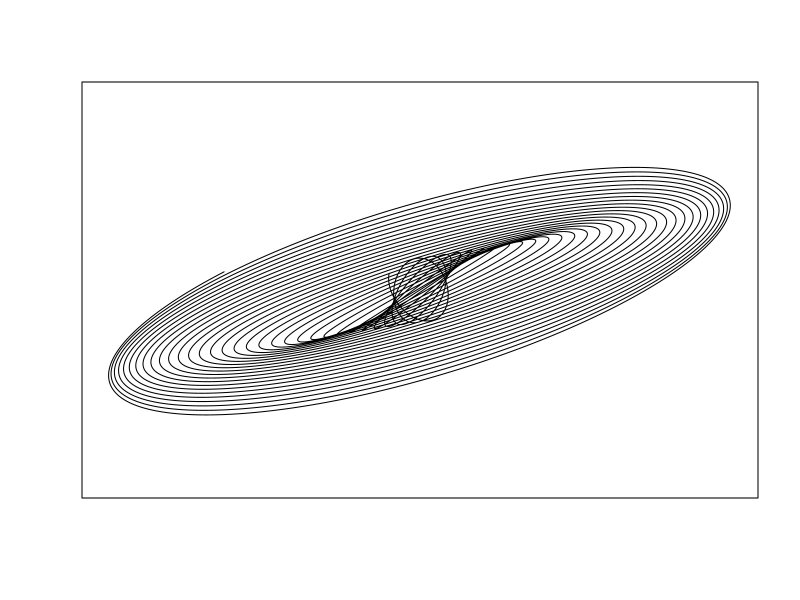

The R source for this figure:
f1=jitter(sample(c(2,3),1));
f2=jitter(sample(c(2,3),1))
f3=jitter(sample(c(2,3),1));
f4=jitter(sample(c(2,3),1))
d1=runif(1,0,1e-02);
d2=runif(1,0,1e-02);
d3=runif(1,0,1e-02);
d4=runif(1,0,1e-02)
p1=runif(1,0,pi);
p2=runif(1,0,pi);
p3=runif(1,0,pi);
p4=runif(1,0,pi)
xt = function(t) exp(-d1*t)*sin(t*f1+p1)+exp(-d2*t)*sin(t*f2+p2)
yt = function(t) exp(-d3*t)*sin(t*f3+p3)+exp(-d4*t)*sin(t*f4+p4)
t=seq(1, 100, by=.001)
dat=data.frame(t=t, x=xt(t), y=yt(t))
with(dat, plot(x,y, type="l", xlim =c(-2,2), ylim =c(-2,2), xlab = "", ylab = "", xaxt='n', yaxt='n'))